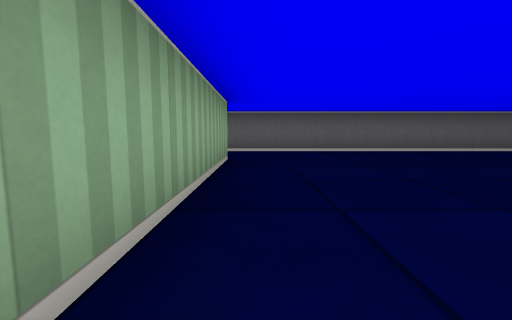
view 1 (above)

24 first-person views from a walk through a cub3D level. The camera is about half as high as the walls, tilts 6° down and sees 90° across. The floor is counted in squares. Each view is taken from the middle of a square. On the plan, view 1 faces up. The plan holds only what a view shows up to about 9 squares ahead; the rest is blank.

view 2
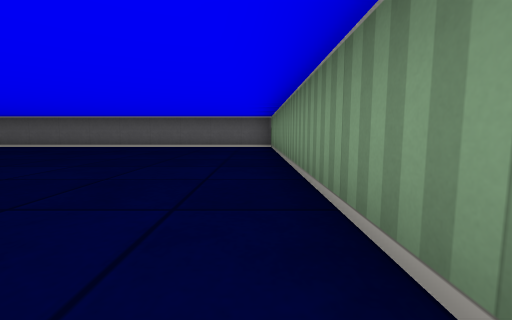

view 3
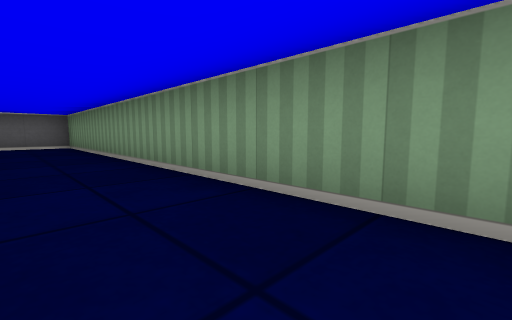

view 4
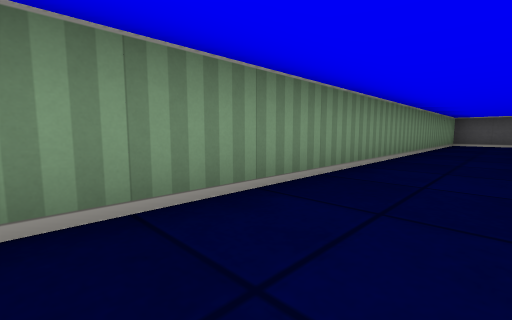

view 5
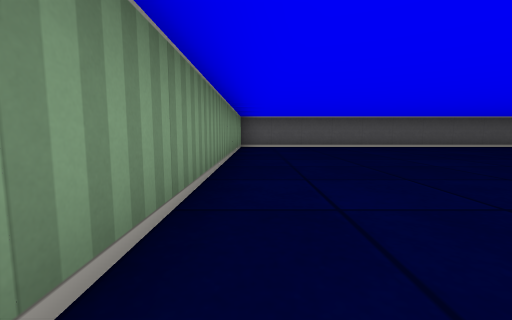

view 6
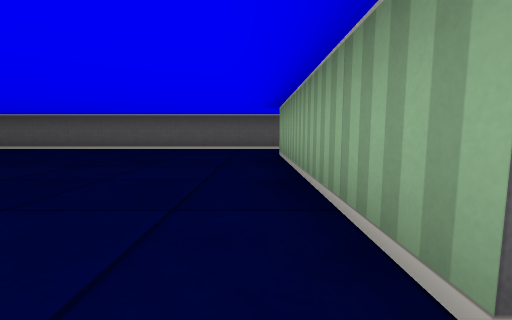

view 7
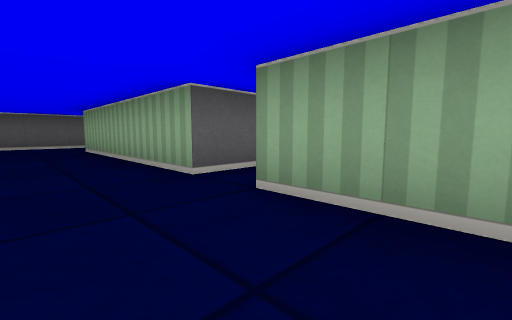

view 8
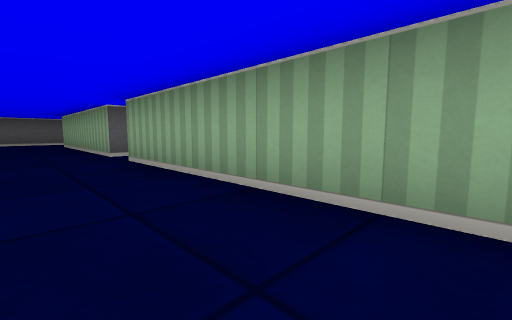

view 9
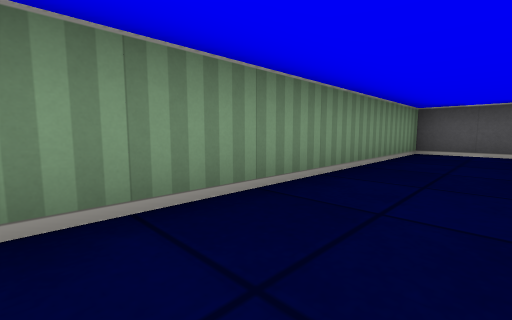

view 10
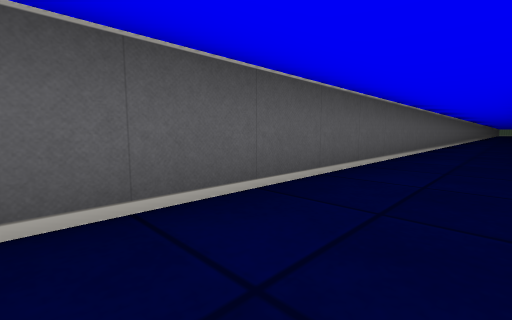

view 11
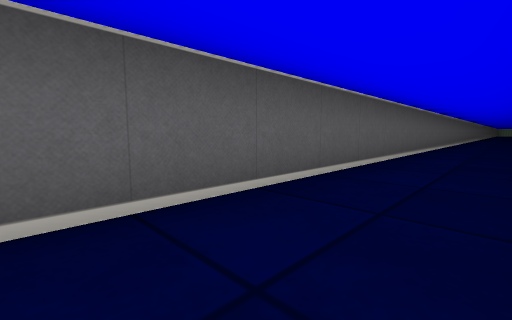

view 12
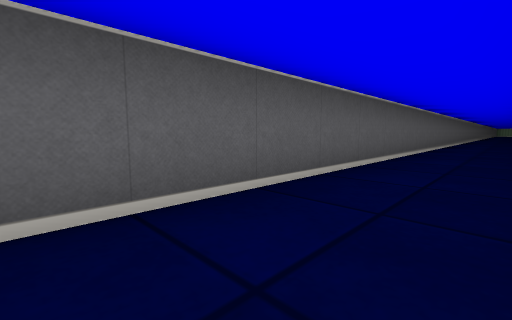

view 13
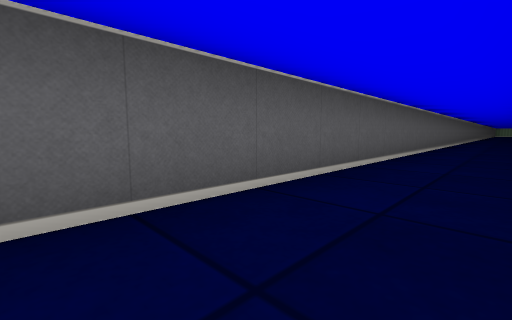

view 14
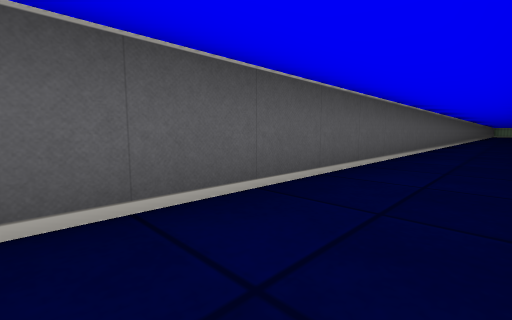

view 15
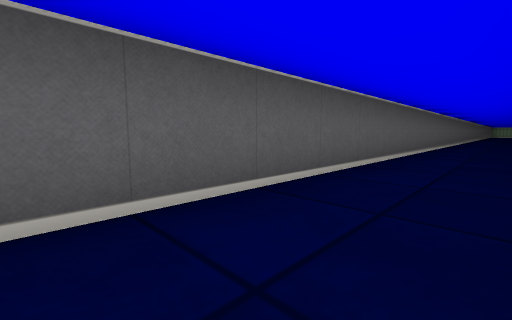

view 16
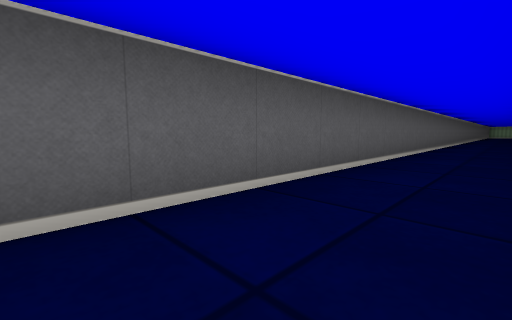

view 17
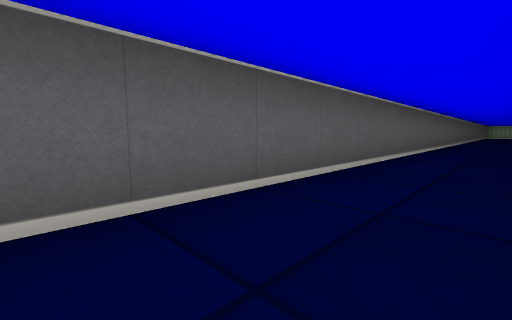

view 18
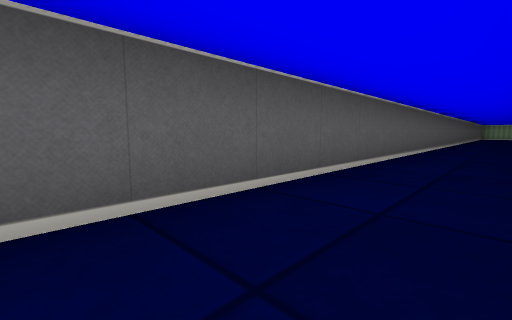

view 19
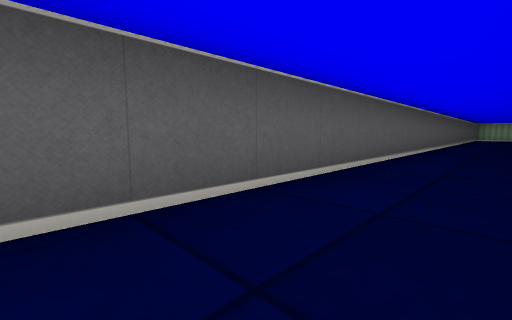

view 20
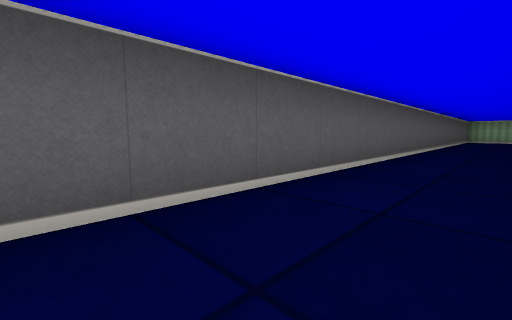

view 21
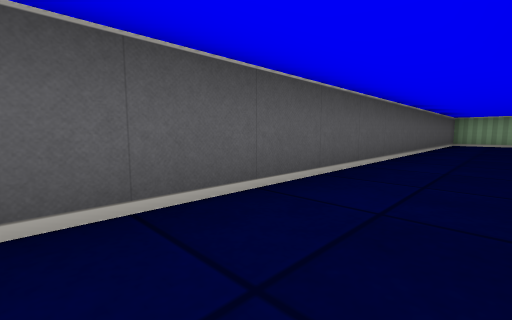

view 22
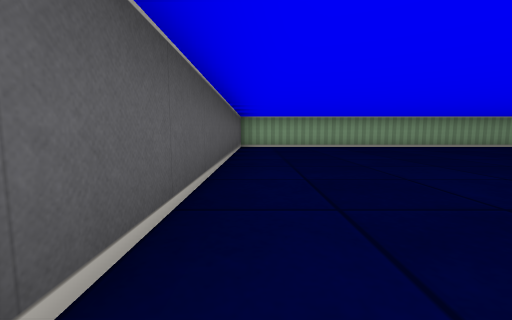

view 23
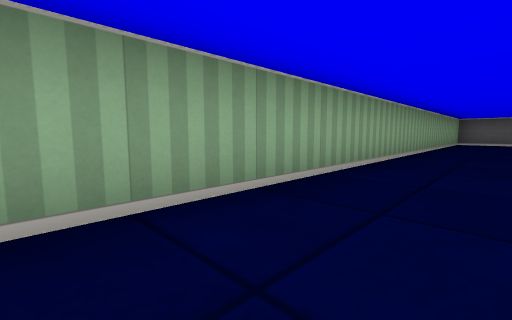

view 24
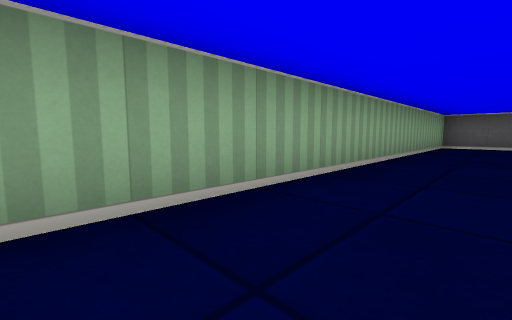

### Floor plan
Points are (right, up) in squares from view 1. A wall is a line through its corners. A room is listed if a view was taken in it or the views show most of it. See-through windows are left out.
Room 1 (views 1, 2, 3, 4, 5, 6, 7, 8, 9, 10, 11)
walls: (-0.5, -2.5) (-0.5, -7.5); (-0.5, 4.5) (-0.5, -1.5); (-0.5, -9.5) (8.5, -9.5) (8.5, 6.5) (0.4, 6.5)
Room 2 (views 12, 13, 14, 15, 16, 17, 18, 19, 20, 21, 22, 23, 24)
walls: (-47, 6.5) (-48.5, 6.5) (-48.5, -9.5) (-0.5, -9.5); (-1.5, -2.5) (-0.5, -2.5); (0.4, 6.5) (-0.8, 6.5)

Where each view was taken, in squares from view 1:
view 1: 0 up, 0 right, facing up
view 2: 2 down, 8 right, facing up
view 3: 3 down, 7 right, facing up-right
view 4: 2 up, 7 right, facing down-right
view 5: 1 down, 8 right, facing down
view 6: 2 down, 0 right, facing down
view 7: 0 up, 1 right, facing down-left
view 8: 3 up, 1 right, facing down-left
view 9: 3 down, 7 right, facing down-right
view 10: 8 down, 4 right, facing down-left
view 11: 8 down, 0 right, facing down-left
view 12: 8 down, 4 left, facing down-left
view 13: 8 down, 7 left, facing down-left
view 14: 8 down, 10 left, facing down-left
view 15: 8 down, 14 left, facing down-left
view 16: 8 down, 18 left, facing down-left
view 17: 8 down, 21 left, facing down-left
view 18: 8 down, 25 left, facing down-left
view 19: 8 down, 29 left, facing down-left
view 20: 8 down, 33 left, facing down-left
view 21: 8 down, 37 left, facing down-left
view 22: 9 down, 40 left, facing left
view 23: 6 down, 47 left, facing up-left
view 24: 3 down, 47 left, facing up-left
